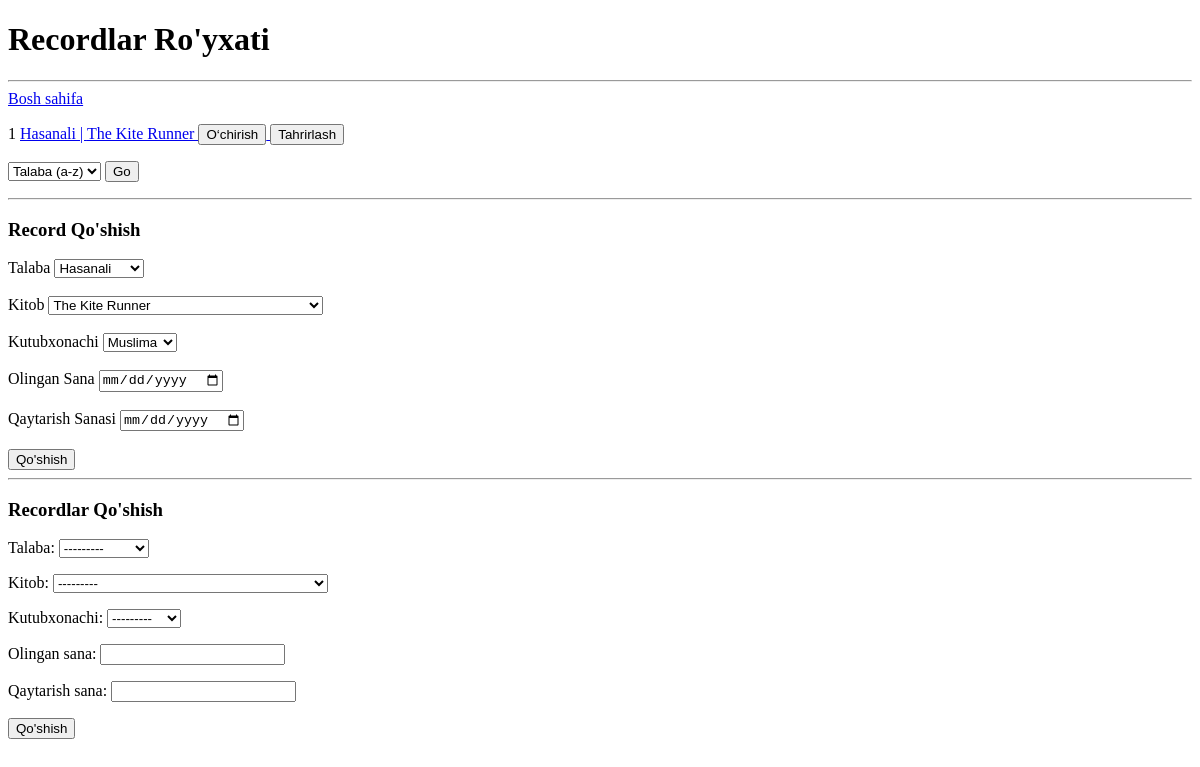
The page /recordlar/ on the database as committed earlier.
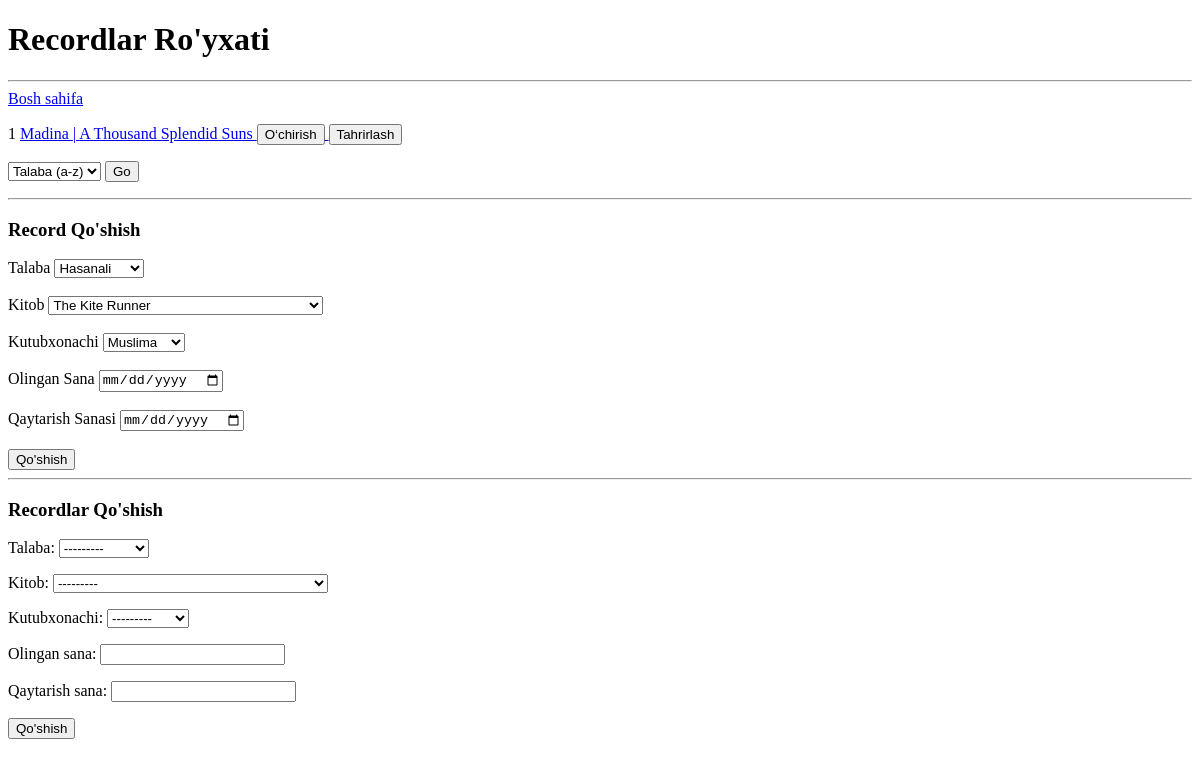
The same page on the database as committed later.
### main/models.py (models this page shows, shortened)
class Record(models.Model):
    talaba = models.ForeignKey(Talaba, on_delete=models.CASCADE)
    kitob = models.ForeignKey(Kitob, on_delete=models.CASCADE)
    kutubxonachi = models.ForeignKey(Kutubxonachi, on_delete=models.CASCADE)
    olingan_sana = models.DateField()
    qaytarish_sana = models.DateField()

class Talaba(models.Model):
    ism = models.CharField(max_length=50)
    guruh = models.CharField(max_length=20)
    kurs = models.PositiveIntegerField(default=1)
    kitob_soni = models.PositiveIntegerField()
    def __str__(self):
        return self.ism

class Kitob(models.Model):
    nom = models.CharField(max_length=50)
    janr = models.CharField(max_length=50)
    sahifa = models.PositiveIntegerField()
    muallif = models.ForeignKey(Muallif, on_delete=models.CASCADE)
    def __str__(self):
        return self.nom

### main/views.py (the view)
# urls.py: path('recordlar/', record_view),
def record_view(request):
    form = RecordForm()
    if request.method == "POST":
        form = RecordForm(request.POST)
        if form.is_valid():
            form.save()
        return redirect('/recordlar/')
    recordlar = Record.objects.all()
    order = request.GET.get('order')
    if order:
        recordlar = recordlar.order_by(order)
    talabalar = Talaba.objects.all()
    kitoblar = Kitob.objects.all()
    kutubxonachilar = Kutubxonachi.objects.all()
    context = {
        "recordlar": recordlar,
        "order": order,
        "talabalar": talabalar,
        "kitoblar": kitoblar,
        "kutubxonachilar": kutubxonachilar,
        "form": form,
    }
    return render(request, 'recordlar.html', context)

### main/forms.py
class RecordForm(forms.ModelForm):
    class Meta:
        model = Record
        fields = "__all__"

### main/models.py (called while the page is built)
    def __str__(self):
        return self.ism

### templates/recordlar.html (shortened to what this page needs)
<!DOCTYPE html>
<html lang="en">
<head>
</head>
<body>
    <h1>Recordlar Ro'yxati</h1>
    <hr>
    <a href="/">Bosh sahifa</a>
{% for record in recordlar %}
<p>
    {{ forloop.counter }}
    <a href="/recordlar/{{ record.id }}/">
        {{ record.talaba }} | {{ record.kitob.nom }}
    </a>
    <a href="/recordlar/{{ record.id }}/delete/">
        <button type="button">O‘chirish</button>
    </a>
    <a href="{% url 'record_update' record.id %}">
        <button type="button">Tahrirlash</button>
    </a>
</p>
{% endfor %}
    <form>
        <select name="order">
        <option value="talaba" {% if order == "talaba"%} selected {% endif %}>Talaba (a-z)</option>
        </select>
        <button>Go</button>
    </form>
    <hr>
    <h3>Record Qo'shish</h3>
<form method="post">
    <label for="talaba">Talaba</label>
    <select name="talaba_id" id="talaba" required>
        {% for talaba in talabalar %}
        <option value="{{ talaba.id }}">{{ talaba.ism }}</option>
        {% endfor %}
    </select>
    <br><br>
    <label for="kitob">Kitob</label>
    <select name="kitob_id" id="kitob" required>
        {% for kitob in kitoblar %}
        <option value="{{ kitob.id }}">{{ kitob.nom }}</option>
        {% endfor %}
    </select>
    <br><br>
    <label for="kutubxonachi">Kutubxonachi</label>
    <select name="kutubxonachi_id" id="kutubxonachi" required>
        {% for kutubxonachi in kutubxonachilar %}
        <option value="{{ kutubxonachi.id }}">{{ kutubxonachi.ism }}</option>
        {% endfor %}
    </select>
    <br><br>
    <label for="sana">Olingan Sana</label>
    <input type="date" name="olingan_sana" id="sana" required>
    <br><br>
    <label for="sanasi">Qaytarish Sanasi</label>
    <input type="date" name="qaytarish_sana" id="sanasi" required>
    <br><br>
    <button type="submit">Qo'shish</button>
</form>
    <hr>
<h3>Recordlar Qo'shish</h3>
    <form method="post">
        {{ form.as_p }}
        <button>Qo'shish</button>
    </form>
</body>
</html>

Rows that differ between the two databases and show on the page:
removed Record: talaba "Hasanali", kitob.nom "The Kite Runner"
added Record: talaba "Madina", kitob.nom "A Thousand Splendid Suns"
